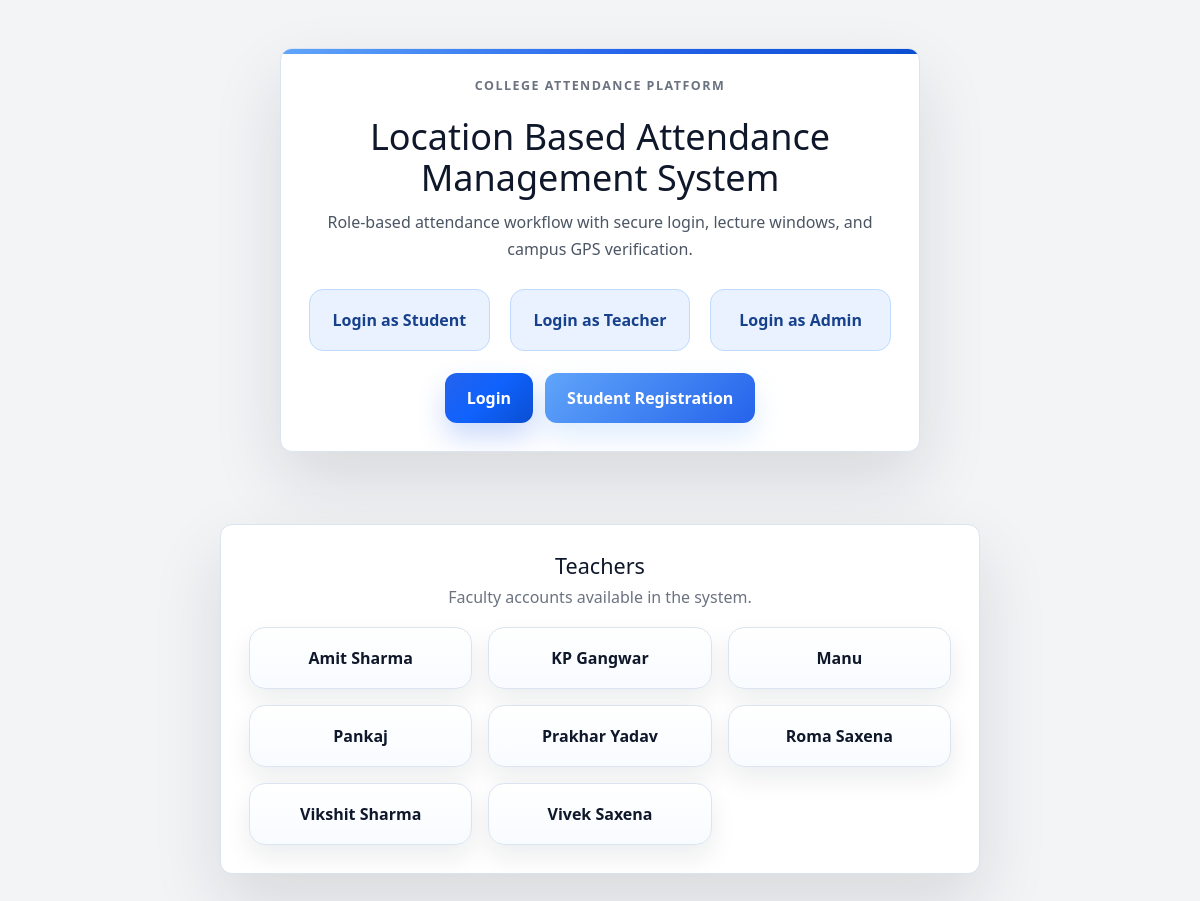
The page / on the database its author committed.
### models.py (models this page shows)
class Teacher(db.Model):
    __tablename__ = "teachers"
    id = db.Column(db.Integer, primary_key=True)
    user_id = db.Column(db.Integer, db.ForeignKey("users.id"), unique=True, nullable=False)
    full_name = db.Column(db.String(120), nullable=False)
    employee_code = db.Column(db.String(30), unique=True, nullable=False)
    is_active = db.Column(db.Boolean, default=True, nullable=False)
    user = db.relationship("User", back_populates="teacher")
    subject_assignments = db.relationship(
        "Subject",
        secondary=teacher_subjects,
        back_populates="teachers",
    )

### routes/main_routes.py (the view)
@main_bp.route("/")
def home():
    teachers = Teacher.query.filter_by(is_active=True).order_by(Teacher.full_name).all()
    return render_template("home.html", teachers=teachers)

### templates/home.html (shortened to what this page needs)
{% extends "base.html" %}
{% block content %}
<section class="home-shell">
    <div class="home-stack">
        <section class="hero">
            <div class="hero-card home-login-card">
                <div class="home-heading">
                    <p class="eyebrow">College Attendance Platform</p>
                    <h1>Location Based Attendance Management System</h1>
                    <p class="hero-copy">Role-based attendance workflow with secure login, lecture windows, and campus GPS verification.</p>
                </div>
                <div class="role-grid">
                    <a class="role-card" href="{{ url_for('auth.login') }}">Login as Student</a>
                    <a class="role-card" href="{{ url_for('auth.login') }}">Login as Teacher</a>
                    <a class="role-card" href="{{ url_for('admin.dashboard') }}">Login as Admin</a>
                </div>
                <div class="hero-actions">
                    <a class="btn btn-primary" href="{{ url_for('auth.login') }}">Login</a>
                    <a class="btn btn-secondary" href="{{ url_for('auth.register_student') }}">Student Registration</a>
                </div>
            </div>
        </section>
        <section class="home-teachers-section">
            <div class="home-teachers-card card">
                <div class="home-card-header">
                    <h2>Teachers</h2>
                    <p class="muted">Faculty accounts available in the system.</p>
                </div>
                <div class="teachers-grid">
                    {% if teachers %}
                    {% for teacher in teachers %}
                    <a class="teacher-name-card" href="{{ url_for('auth.login', email=teacher.user.username) }}">
                        <span class="teacher-name-text">{{ teacher.full_name }}</span>
                    </a>
                    {% endfor %}
                    {% else %}
                    <div class="teachers-empty-state">
                        No teachers have been created yet.
                    </div>
                    {% endif %}
                </div>
            </div>
        </section>
    </div>
</section>
{% endblock %}

### static/css/style.css (style rules this page uses)
:root { --bg: #f3f4f6; --surface: #ffffff; --text: #1f2937; --muted: #6b7280; --primary: #2563eb; --primary-dark: #1d4ed8; --primary-soft: #eaf2ff; --navy: #0f172a; --success: #1f9d55; --danger: #d64545; --border: #dbe4f0; --shadow: 0 18px 40px rgba(15, 23, 42, 0.08); --shadow-strong: 0 30px 70px rgba(15, 23, 42, 0.12); --sidebar-width: 250px; }
* { box-sizing: border-box; }
body { margin: 0; font-family: "Segoe UI", Tahoma, Geneva, Verdana, sans-serif; background: var(--bg); color: var(--text); }
a { color: inherit; text-decoration: none; }
.home-shell { width: 100%; display: flex; justify-content: center; }
.home-stack { width: 100%; max-width: 1180px; display: grid; gap: 36px; }
.hero { width: 100%; }
.hero-card { max-width: 640px; margin: 0 auto; }
.hero-card, .card { background: var(--surface); border: 1px solid var(--border); border-radius: 12px; box-shadow: var(--shadow); padding: 28px; }
.muted, .eyebrow { color: var(--muted); }
.eyebrow { margin: 0 0 10px; font-size: 0.78rem; font-weight: 700; letter-spacing: 0.12em; text-transform: uppercase; }
.home-login-card { position: relative; overflow: hidden; box-shadow: var(--shadow-strong); }
.home-login-card::before { content: ""; position: absolute; inset: 0 0 auto 0; height: 5px; background: linear-gradient(90deg, #60a5fa 0%, #2563eb 55%, #0b4ed0 100%); }
.home-heading { display: grid; gap: 10px; text-align: center; margin-bottom: 26px; }
.home-heading h1 { margin: 0; font-size: clamp(1.9rem, 3vw, 2.7rem); line-height: 1.15; color: var(--navy); }
.hero-copy { margin: 0; font-size: 1rem; line-height: 1.7; color: #4b5563; }
.role-grid, .stats-row, .dashboard-grid { display: grid; gap: 20px; }
.role-grid { grid-template-columns: repeat(3, minmax(0, 1fr)); margin: 0 0 22px; }
.home-teachers-section { width: 100%; display: flex; justify-content: center; margin-top: 36px; }
.home-teachers-card { width: 100%; max-width: 760px; box-shadow: var(--shadow-strong); }
.teachers-grid { display: grid; grid-template-columns: repeat(auto-fit, minmax(220px, 1fr)); gap: 16px; justify-items: center; }
.teacher-name-card { width: 100%; max-width: 280px; display: flex; align-items: center; justify-content: center; padding: 18px 20px; border: 1px solid #dbe4f0; border-radius: 16px; background: linear-gradient(180deg, #ffffff 0%, #f8fbff 100%); box-shadow: 0 12px 26px rgba(15, 23, 42, 0.08); text-align: center; transition: transform 0.18s ease, box-shadow 0.18s ease, border-color 0.18s ease; }
.teacher-name-text { font-size: 1rem; font-weight: 600; color: var(--navy); }
.home-card-header { display: grid; gap: 6px; margin-bottom: 18px; text-align: center; }
.home-card-header h2 { margin: 0; font-size: 1.35rem; color: var(--navy); }
.home-card-header p { margin: 0; }
.role-card, .subject-pill { padding: 18px; border-radius: 14px; background: var(--primary-soft); border: 1px solid #bfdbfe; display: inline-flex; justify-content: center; align-items: center; font-weight: 600; color: #17418c; transition: transform 0.18s ease, box-shadow 0.18s ease, background 0.18s ease; }
.btn { border: none; border-radius: 12px; padding: 13px 22px; cursor: pointer; font-weight: 600; transition: transform 0.18s ease, box-shadow 0.18s ease, opacity 0.18s ease; }
.btn-primary { background: linear-gradient(135deg, #2563eb 0%, #0f62fe 48%, #0b4ed0 100%); color: #fff; box-shadow: 0 14px 28px rgba(37, 99, 235, 0.24); }
.btn-secondary { background: linear-gradient(135deg, #60a5fa 0%, #2563eb 100%); color: #fff; box-shadow: 0 14px 28px rgba(96, 165, 250, 0.2); }
.hero-actions, .action-row, .flash-stack, .grid-form { display: flex; gap: 12px; flex-wrap: wrap; }
.hero-actions { justify-content: center; }

### rows shown on the page
Teacher: full_name "Amit Sharma"
Teacher: full_name "KP Gangwar"
Teacher: full_name "Manu"
Teacher: full_name "Pankaj"
Teacher: full_name "Prakhar Yadav"
Teacher: full_name "Roma Saxena"
Teacher: full_name "Vikshit Sharma"
Teacher: full_name "Vivek Saxena"
